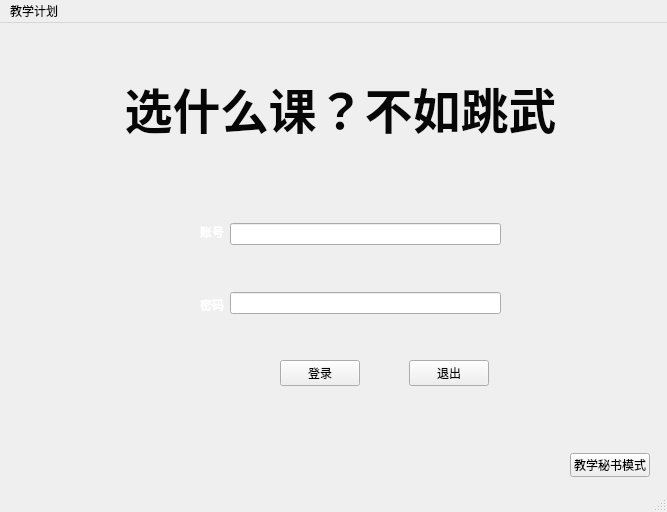
<?xml version="1.0" encoding="UTF-8"?>
<ui version="4.0">
 <class>MainWindow</class>
 <widget class="QMainWindow" name="MainWindow">
  <property name="geometry">
   <rect>
    <x>0</x>
    <y>0</y>
    <width>667</width>
    <height>512</height>
   </rect>
  </property>
  <property name="windowTitle">
   <string>MainWindow</string>
  </property>
  <widget class="QWidget" name="centralwidget">
   <widget class="QWidget" name="formLayoutWidget">
    <property name="geometry">
     <rect>
      <x>200</x>
      <y>200</y>
      <width>301</width>
      <height>91</height>
     </rect>
    </property>
    <layout class="QFormLayout" name="formLayout">
     <item row="0" column="0">
      <layout class="QVBoxLayout" name="verticalLayout_2">
       <item>
        <widget class="QLabel" name="usernameLable">
         <property name="text">
          <string>&lt;html&gt;&lt;head/&gt;&lt;body&gt;&lt;p&gt;&lt;span style=&quot; font-weight:700; color:#ffffff;&quot;&gt;账号&lt;/span&gt;&lt;/p&gt;&lt;/body&gt;&lt;/html&gt;</string>
         </property>
        </widget>
       </item>
       <item>
        <spacer name="verticalSpacer">
         <property name="orientation">
          <enum>Qt::Vertical</enum>
         </property>
         <property name="sizeHint" stdset="0">
          <size>
           <width>20</width>
           <height>40</height>
          </size>
         </property>
        </spacer>
       </item>
       <item>
        <widget class="QLabel" name="label_2">
         <property name="text">
          <string>&lt;html&gt;&lt;head/&gt;&lt;body&gt;&lt;p&gt;&lt;span style=&quot; font-weight:700; color:#ffffff;&quot;&gt;密码&lt;/span&gt;&lt;/p&gt;&lt;/body&gt;&lt;/html&gt;</string>
         </property>
        </widget>
       </item>
      </layout>
     </item>
     <item row="0" column="1">
      <layout class="QVBoxLayout" name="verticalLayout">
       <item>
        <widget class="QLineEdit" name="usernameLineEdit"/>
       </item>
       <item>
        <spacer name="verticalSpacer_2">
         <property name="orientation">
          <enum>Qt::Vertical</enum>
         </property>
         <property name="sizeHint" stdset="0">
          <size>
           <width>20</width>
           <height>40</height>
          </size>
         </property>
        </spacer>
       </item>
       <item>
        <widget class="QLineEdit" name="passwordLineEdit"/>
       </item>
      </layout>
     </item>
    </layout>
   </widget>
   <widget class="QLabel" name="label_3">
    <property name="geometry">
     <rect>
      <x>110</x>
      <y>50</y>
      <width>461</width>
      <height>71</height>
     </rect>
    </property>
    <property name="text">
     <string>&lt;html&gt;&lt;head/&gt;&lt;body&gt;&lt;p align=&quot;center&quot;&gt;&lt;span style=&quot; font-size:36pt; font-weight:700; color:#070707;&quot;&gt;选什么课？不如跳武&lt;/span&gt;&lt;/p&gt;&lt;/body&gt;&lt;/html&gt;</string>
    </property>
   </widget>
   <widget class="QLabel" name="LoginBackGround">
    <property name="geometry">
     <rect>
      <x>-80</x>
      <y>-50</y>
      <width>821</width>
      <height>531</height>
     </rect>
    </property>
    <property name="text">
     <string/>
    </property>
    <property name="pixmap">
     <pixmap resource="res.qrc">:/image/image/login.jpg</pixmap>
    </property>
    <property name="scaledContents">
     <bool>true</bool>
    </property>
   </widget>
   <widget class="QPushButton" name="tsButton">
    <property name="geometry">
     <rect>
      <x>570</x>
      <y>430</y>
      <width>80</width>
      <height>24</height>
     </rect>
    </property>
    <property name="text">
     <string>教学秘书模式</string>
    </property>
   </widget>
   <widget class="QWidget" name="horizontalLayoutWidget">
    <property name="geometry">
     <rect>
      <x>280</x>
      <y>310</y>
      <width>209</width>
      <height>80</height>
     </rect>
    </property>
    <layout class="QHBoxLayout" name="horizontalLayout">
     <item>
      <widget class="QPushButton" name="loginButton">
       <property name="text">
        <string>登录</string>
       </property>
      </widget>
     </item>
     <item>
      <spacer name="horizontalSpacer_2">
       <property name="orientation">
        <enum>Qt::Horizontal</enum>
       </property>
       <property name="sizeHint" stdset="0">
        <size>
         <width>40</width>
         <height>20</height>
        </size>
       </property>
      </spacer>
     </item>
     <item>
      <spacer name="horizontalSpacer">
       <property name="orientation">
        <enum>Qt::Horizontal</enum>
       </property>
       <property name="sizeHint" stdset="0">
        <size>
         <width>40</width>
         <height>20</height>
        </size>
       </property>
      </spacer>
     </item>
     <item>
      <widget class="QPushButton" name="ExitButton">
       <property name="text">
        <string>退出</string>
       </property>
      </widget>
     </item>
    </layout>
   </widget>
   <zorder>LoginBackGround</zorder>
   <zorder>formLayoutWidget</zorder>
   <zorder>label_3</zorder>
   <zorder>tsButton</zorder>
   <zorder>horizontalLayoutWidget</zorder>
  </widget>
  <widget class="QMenuBar" name="menubar">
   <property name="geometry">
    <rect>
     <x>0</x>
     <y>0</y>
     <width>667</width>
     <height>25</height>
    </rect>
   </property>
   <widget class="QMenu" name="menu">
    <property name="title">
     <string>教学计划</string>
    </property>
   </widget>
   <addaction name="menu"/>
  </widget>
  <widget class="QStatusBar" name="statusbar"/>
 </widget>
 <resources>
  <include location="res.qrc"/>
 </resources>
 <connections/>
</ui>
